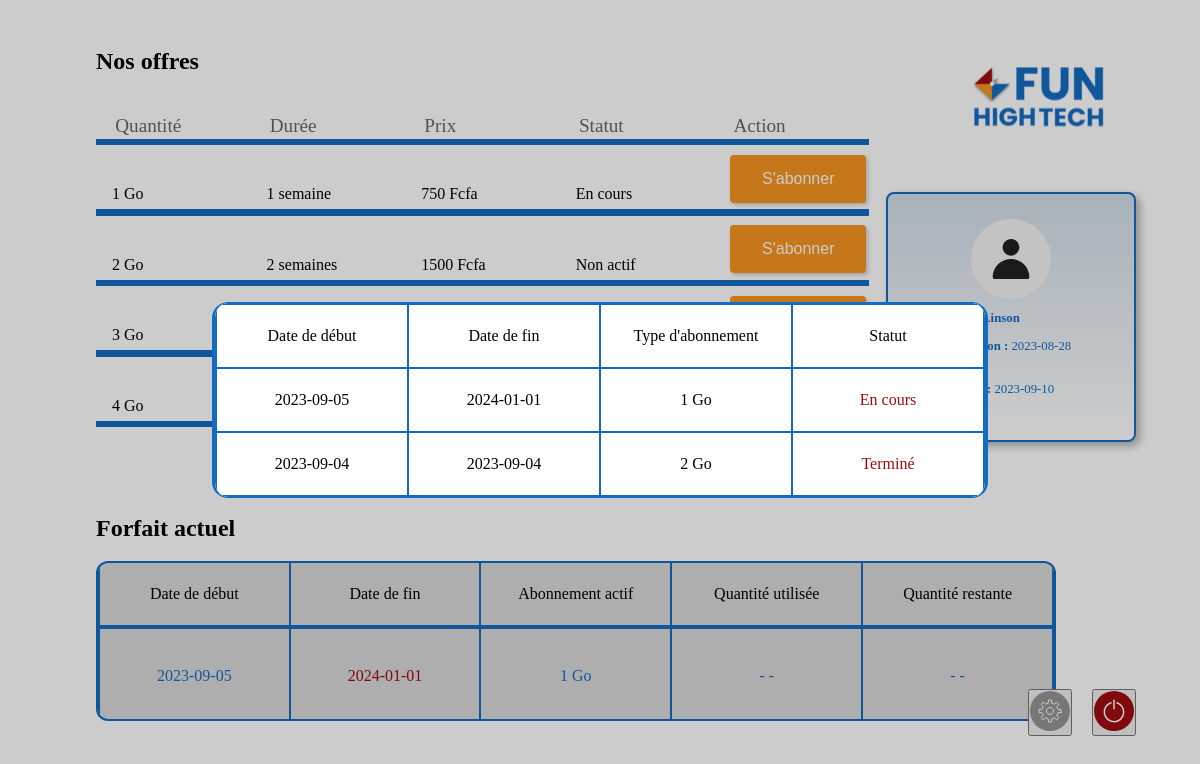
The app's page /accueil.php (signed in) with its own data.
### tables this page shows
CREATE TABLE `historique` (
  `id` int(11) NOT NULL,
  `id_utilisateurs` int(11) DEFAULT NULL,
  `id_offre` int(11) DEFAULT NULL,
  `date_debut_abonnement` datetime DEFAULT NULL,
  `statut` varchar(8) DEFAULT NULL,
  `date_fin_abonnement` datetime DEFAULT NULL
);

CREATE TABLE `offres` (
  `id` int(11) NOT NULL,
  `quantite` varchar(8) DEFAULT NULL,
  `prix` int(11) DEFAULT NULL,
  `duree` int(11) DEFAULT NULL
);

### php/fonctions.php (called while the page is built, shortened)
<?php
function datetimeToDate($datetimeObject)
{
    $date = date_format(new DateTime($datetimeObject), "Y-m-d");
    return $date;
}
function updateStatut($id_utilisateurs, $id_offres)
{
    include('connexionBDD.php');
    $statutQuery = $db->prepare('SELECT statut
                                FROM historique WHERE id_utilisateurs=:id_utilisateurs
                                AND id_offre=:id_offre  AND date_debut_abonnement=(SELECT MAX(date_debut_abonnement)
                                                                                    FROM historique
                                                                                    WHERE id_offre=:id_offre_1)');
    $statutQuery->bindParam(':id_utilisateurs', $id_utilisateurs, PDO::PARAM_INT);
    $statutQuery->bindParam(':id_offre', $id_offres, PDO::PARAM_INT);
    $statutQuery->bindParam(':id_offre_1', $id_offres, PDO::PARAM_INT);
    $statutQuery->execute();
    $statutResult = $statutQuery->fetch();
    if ($statutResult == false)
    {
        $statutResult['statut'] = "Non actif";
    }
    else
    {
        if($statutResult['statut'] == "Terminé")
        {
            $statutResult['statut'] = "Non actif";
        }
    }
    return $statutResult;
}

### accueil.php (the view, shortened to what this page needs)
<!DOCTYPE html>
<html lang="en">
    <head>
        <link rel="stylesheet" href="css/accueil.css">
    </head>
    <body>
        <h2>Nos offres</h2>
        <div class="logo">
            <img src="images/logo.svg" alt="Logo de la marque">
        </div>
        <div class="tableau">
            <div class="ligne">
                <div class="cellule">Quantité</div>
                <div class="cellule">Durée</div>
                <div class="cellule">Prix</div>
                <div class="cellule">Statut</div>
                <div class="cellule">Action</div>
            </div>
            <div class="separateur"></div>
            <div class="ligne">
                <?php
                    $statut_1 = updateStatut($_SESSION['id'], 1);
                ?>
                <div class="cellule">1 Go</div>
                <div class="cellule">1 semaine</div>
                <div class="cellule">750 Fcfa</div>
                <div class="cellule"><?=$statut_1['statut']?></div>
                <div class="cellule">
                <a href="php/Rules.php" ><button>S'abonner </button></a>
                </div>
            </div>
            <div class="separateur"></div>
            <div class="ligne">
                <?php
                    $statut_2 = updateStatut($_SESSION['id'], 2);
                ?>
                <div class="cellule">2 Go</div>
                <div class="cellule">2 semaines</div>
                <div class="cellule">1500 Fcfa</div>
                <div class="cellule"><?=$statut_2['statut']?></div>
                <div class="cellule">
                <a href="php/Rules.php" ><button>S'abonner </button></a>
                </div>
            </div>
            <div class="separateur"></div>
            <div class="ligne">
                <?php
                    $statut_3 = updateStatut($_SESSION['id'], 3);
                ?>
                <div class="cellule">3 Go</div>
                <div class="cellule">3 semaine</div>
                <div class="cellule">2250 Fcfa</div>
                <div class="cellule"><?=$statut_3['statut']?></div>
                <div class="cellule">
                <a href="php/Rules.php" ><button>S'abonner </button></a>
                </div>
            </div>
            <div class="ligne">
                <?php
                    $statut_4 = updateStatut($_SESSION['id'], 4);
                ?>
                <div class="cellule">4 Go</div>
                <div class="cellule">1 mois</div>
                <div class="cellule">3000 Fcfa</div>
                <div class="cellule"><?=$statut_4['statut']?></div>
                <div class="cellule">
                <a href="php/Rules.php" > <button> S'abonner </button> </a>
                </div>
            </div>
        </div>
        <div class="profil">
            <img src="images/profil.svg" alt="photo de profil">
            <div><?=$_SESSION['nom'] . " " . $_SESSION['prenom']?></div>
            <div><strong>Date inscription : </strong><?=$_SESSION['date_inscription']?> </div>
            <div><strong>Date actuelle : </strong><?=date("Y-m-d")?> </div>
        </div>
        <h2 class="forfait" >Forfait actuel</h2>
        <div class="table_border">
            <table class="abonnement_actif" >
                <?php
                    $statutQuery = $db->prepare('SELECT historique.date_debut_abonnement, historique.date_fin_abonnement, offres.quantite
                                                    FROM historique INNER JOIN offres ON offres.id = historique.id_offre
                                                    WHERE date_debut_abonnement = (SELECT MAX(date_debut_abonnement)
                                                                                    FROM historique WHERE id_utilisateurs = :id_utilisateurs)');
                    $statutQuery->execute(
                        [
                            'id_utilisateurs' => $_SESSION['id']
                        ]);
                    $statutResult = $statutQuery->fetch();
                ?>
                <thead>
                    <tr>
                        <td> Date de début</td>
                        <td> Date de fin</td>
                        <td> Abonnement actif</td>
                        <td> Quantité utilisée</td>
                        <td class="right_cell" > Quantité restante</td>
                    </tr>
                </thead>
                <tbody>
                    <tr>
                        <td><?=datetimeToDate($statutResult['date_debut_abonnement'])?></td>
                        <td  class="end_date"><?=datetimeToDate($statutResult['date_fin_abonnement'])?></td>
                        <td><?=$statutResult['quantite']?></td>
                        <td> - - </td>
                        <td class="right_cell" > - - </td>
                    </tr>
                </tbody>
            </table>
        </div>
        <div class="parameters">
           <a href="" class="historic_button" > <button><img src="images/Group 1.svg" title="paramètres" alt="paramètres buttons"></button></a>
        </div>
        <div class="deconnexion">
           <a href="php/deconnexion.php"> <button><img src="images/power off.svg" title="déconnexion" alt="deconnexion button"></button></a>
        </div>
        <div class="dark_background display_state_non ">
            <?php
            $historique_query = $db->prepare("SELECT historique.date_debut_abonnement AS date_debut, historique.date_fin_abonnement AS date_fin, offres.quantite AS Type, historique.statut AS statut
            FROM historique
            INNER JOIN utilisateurs ON historique.id_utilisateurs=utilisateurs.id
            INNER JOIN offres ON historique.id_offre=offres.id
            WHERE historique.id_utilisateurs = :id");
            $historique_query->execute(
                ['id' => $_SESSION['id']]
            );
            $historique = $historique_query->fetchAll();
            ?>
            <div class="historic">
                <table>
                    <thead>
                        <tr>
                            <td>Date de début</td>
                            <td>Date de fin</td>
                            <td>Type d'abonnement</td>
                            <td>Statut</td>
                        </tr>
                    </thead>
                    <tbody>
                            <?php
                                foreach($historique as $abonnement):
                            ?>
                        <tr>
                            <td>
                                <?php
                                    echo datetimeToDate($abonnement['date_debut']);
                                ?>
                            </td>
                            <td>
                                <?php
                                    echo datetimeToDate($abonnement['date_fin']);
                                ?>
                            </td>
                            <td><?=$abonnement['Type']?></td>
                            <td class="end_date" > <?=$abonnement['statut']?> </td>
                        </tr>
                            <?php
                                endforeach;
                            ?>
                    </tbody>
                </table>
            </div>
        </div>
    </body>
</html>

### css/accueil.css (style rules this page uses)
:root { --m_blue: #146CC2; --m_blue_light: #197ee3; --m_red: #9E0B0F; --m_orange: #F7941F; --m_gray: #D9D9D9; }
* { margin: 0; padding: 0; box-sizing: border-box; }
body { width: 100vw; height: 100vh; font-size: 16px; padding-top: 3em; padding-left: 6em; position: relative; font-family: 'Lexend', 'sans-serif'; }
.logo { top: 4em; right: 6em; cursor: pointer; position: absolute; }
.tableau { width: 70%; height: 50%; min-width: 600px; margin-bottom: 4em; }
.ligne { display: flex; }
.ligne:first-child { color: #676767; font-size: 1.2em; font-weight: 500; }
.cellule { width: 200px; height: 64px; padding-top: 40px; padding-left: 1em; font-weight: 500; position: relative; }
.cellule button { top: 0.6em; width: 136px; height: 48px; border: none; font-size: 1em; color: white; cursor: pointer; position: absolute; border-radius: 4px; background: #F7941F; box-shadow: 2px 2px 4px rgba(0, 0, 0, 0.2); }
.cellule a { font-weight: 500; text-decoration: none; }
.separateur { height: 0.4em; background: var(--m_blue); }
.profil { top: 12rem; right: 4rem; width: 250px; height: 250px; padding: 25px; overflow: hidden; color: var(--m_blue); position: absolute; border-radius: 8px; border: 2px solid var(--m_blue); background: linear-gradient(to bottom, #d3dee8, white); box-shadow: 4px 4px 8px rgba(0, 0, 0, 0.3); }
.profil img { left: 50%; margin-bottom: 0.5em; position: relative; transform: translate(-50%); }
.profil div { font-size: 0.8em; margin-bottom: 1em; }
.profil img + div { font-weight: 800; }
.forfait { margin-bottom: 0.8em; }
.table_border { width: 60em; height: 10em; overflow: hidden; border-radius: 12px; background: #D9D9D9; border: 2px solid var(--m_blue); }
.abonnement_actif { text-align: center; border-collapse: collapse; }
.abonnement_actif tr { border-radius: 8px; }
.abonnement_actif thead td { width: 12em; height: 4em; border: solid 2px var(--m_blue); border-top: 0; border-bottom: 4px solid var(--m_blue); }
.abonnement_actif tbody td { width: 12em; height: 6em; border-left: 0; color: var(--m_blue); border: 2px solid var(--m_blue); }
.abonnement_actif tbody .end_date { color: var(--m_red); }
.parameters, .deconnexion { position: absolute; }
.parameters img, .deconnexion img { width: 3em; height: 3em; cursor: pointer; }
.parameters { right: 8em; bottom: 4em; }
.deconnexion { right: 4em; bottom: 4em; }
.dark_background { top: 0; left: 0; width: 100vw; height: 100vh; position: absolute; align-items: center; justify-content: center; background-color: rgba(0, 0, 0, 0.2); }
.dark_background .historic { overflow: hidden; border-radius: 1em; border-style: solid; border-top-width: 1px; border-bottom-width: 1px; border-color: var(--m_blue); }
.dark_background table { border-collapse: collapse; background-color: white; }
.dark_background table thead { font-weight: 500; }
.dark_background table td { width: 12em; height: 4em; padding: 1em; border-width: 2px; text-align: center; border-style: solid; border-radius: inherit; border-color: var(--m_blue); }
.dark_background table .end_date { color: var(--m_red); }
.display_state_flex { display: flex; }
@media screen and (min-width: 1000px) { .profil { bottom: -2em; } }

### records on screen
historique: date_debut_abonnement "2023-09-05", date_fin_abonnement "2024-01-01", id_offre.quantite "1 Go", statut "En cours"
historique: date_debut_abonnement "2023-09-04", date_fin_abonnement "2023-09-04", id_offre.quantite "2 Go", statut "Terminé"

### other values on screen
$statut_1['statut'] "En cours"
$statut_2['statut'] "Non actif"
$_SESSION['prenom'] "Linson"
$_SESSION['date_inscription'] "2023-08-28…"
datetimeToDate($statutResult['date_debut_abonnement']) "2023-09-05"
datetimeToDate($statutResult['date_fin_abonnement']) "2024-01-01"
$statutResult['quantite'] "1 Go"
